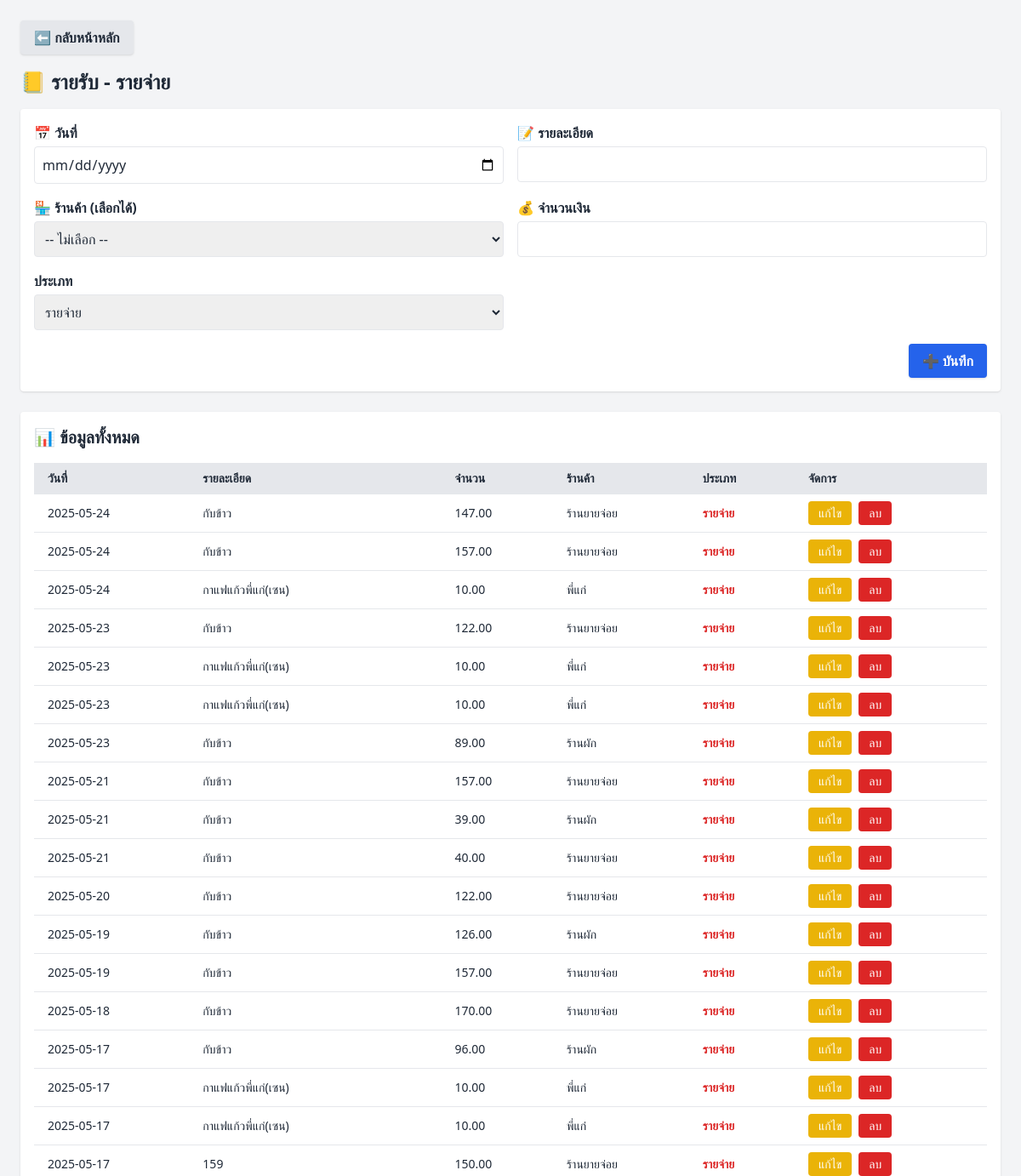
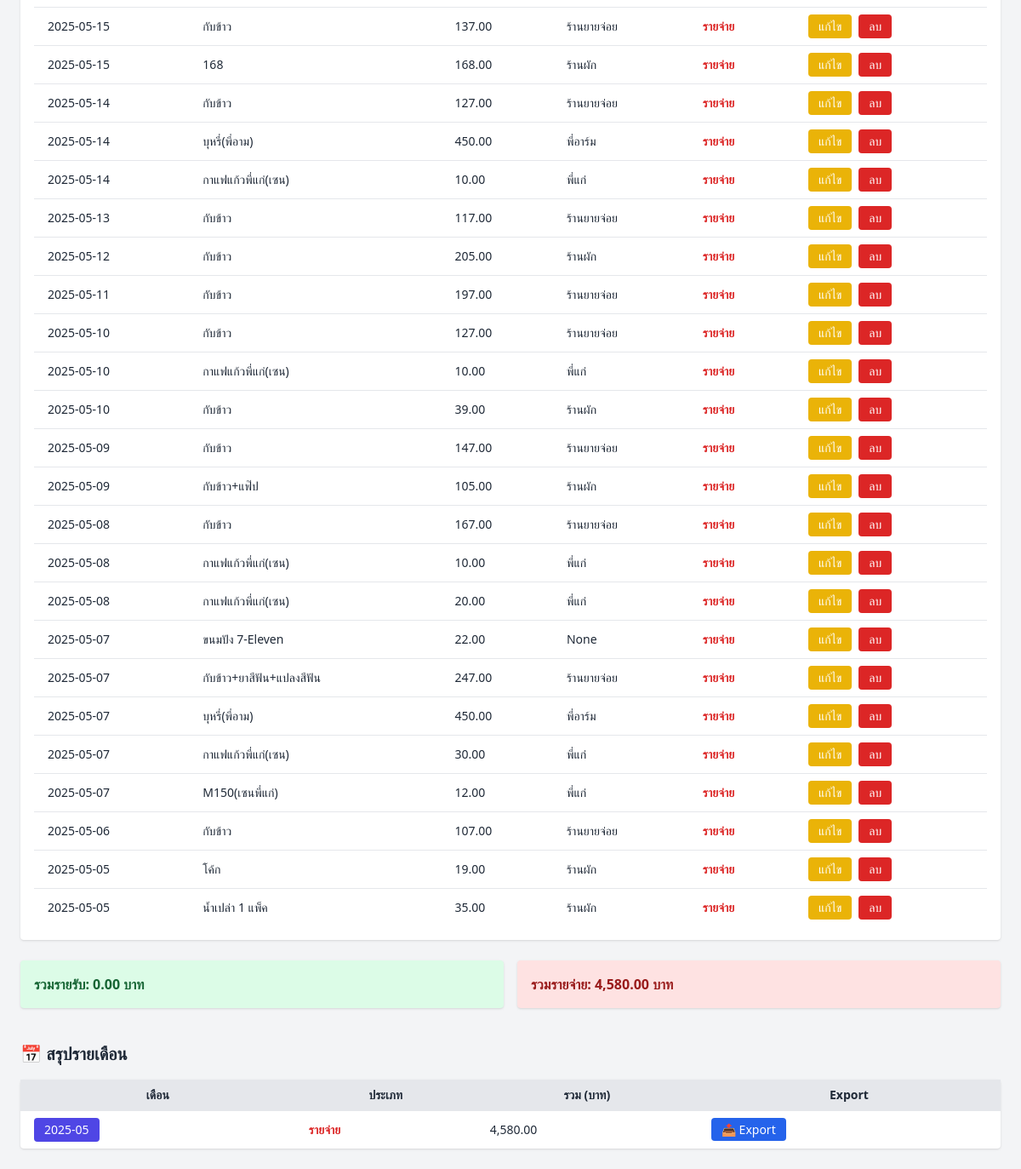
The page /income-expense on the database as committed earlier (2 pictures, top to bottom).
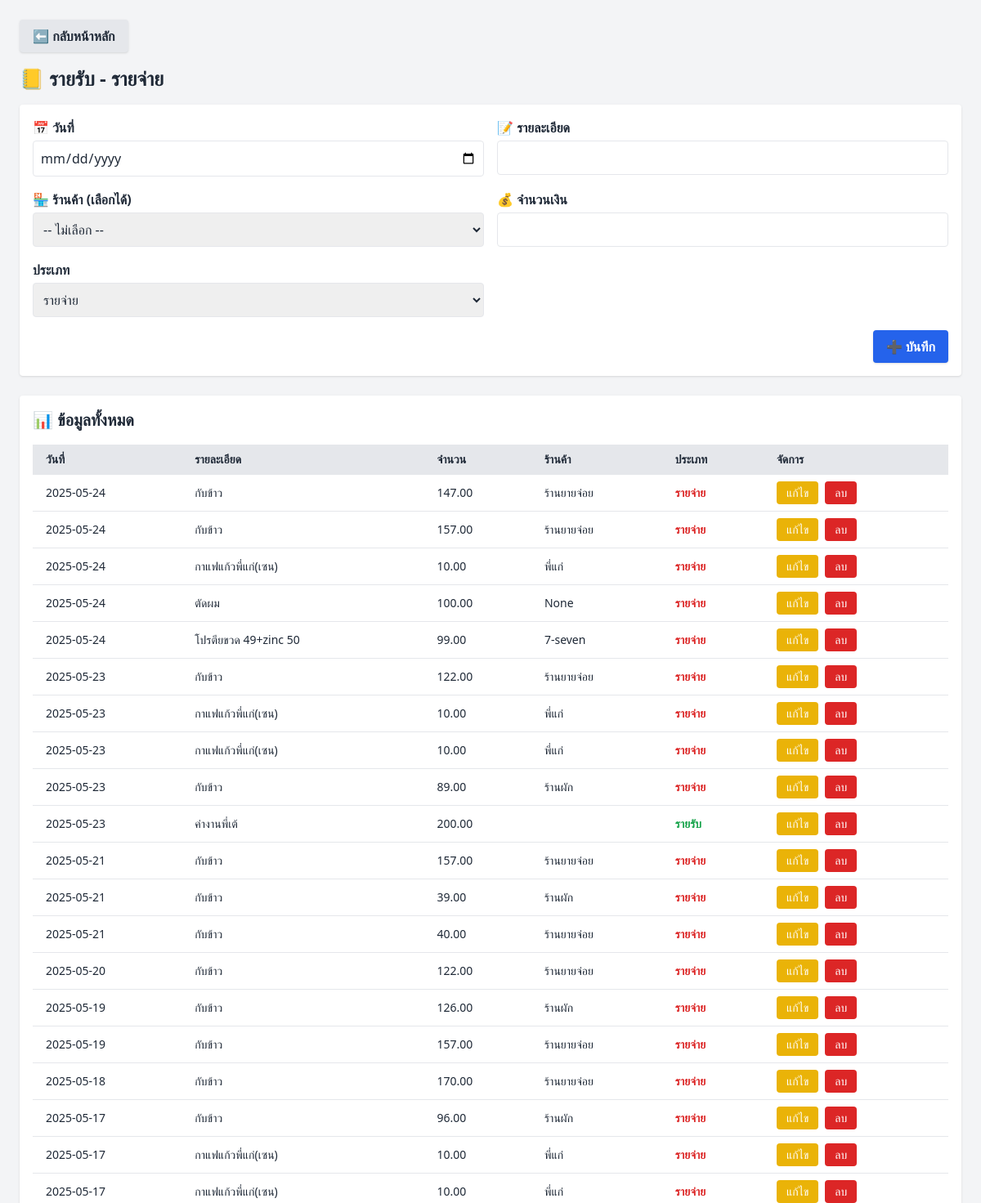
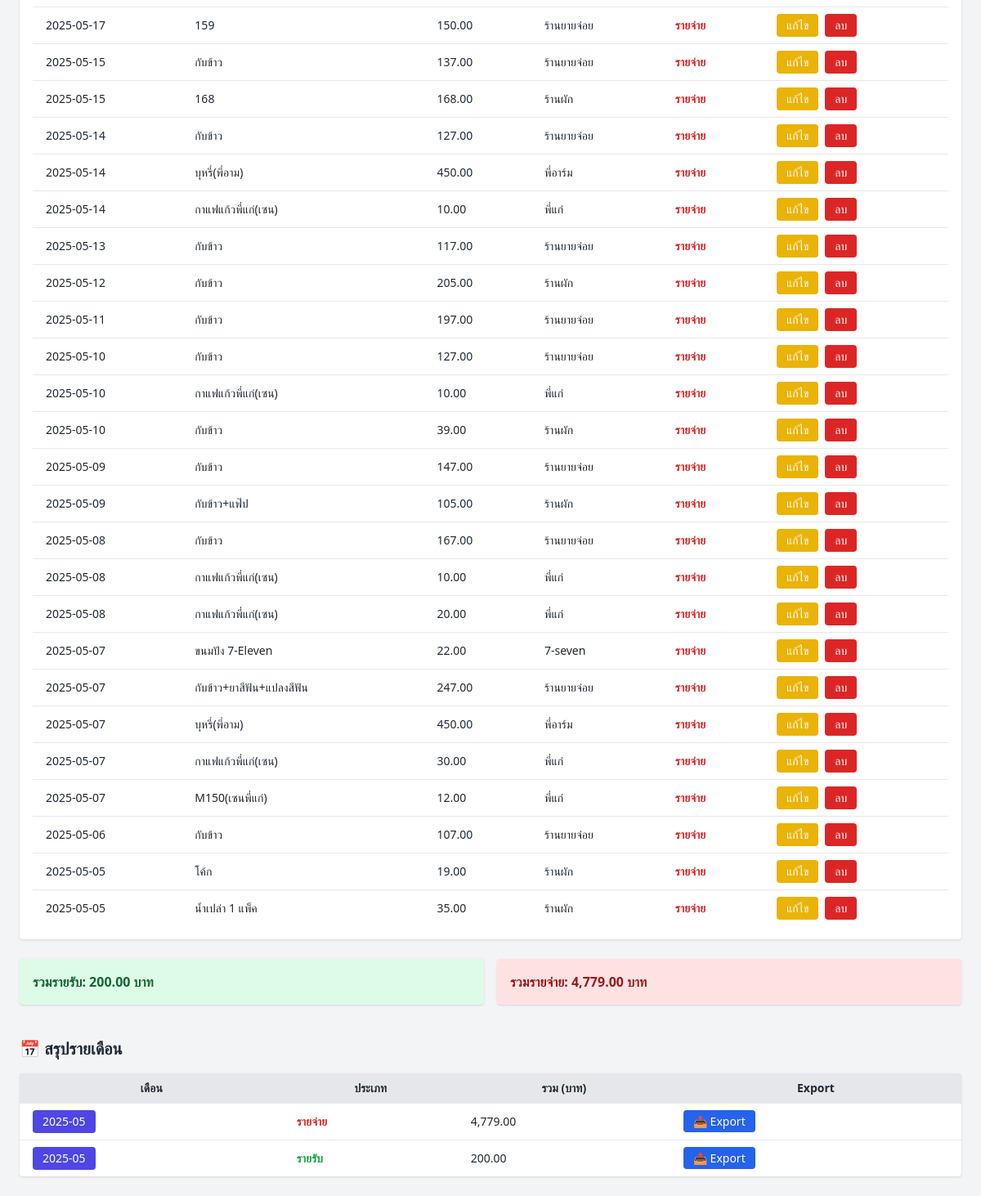
The same page on the database as committed later (2 pictures, top to bottom).
### tables this page shows
CREATE TABLE income_expense (
            id INTEGER PRIMARY KEY AUTOINCREMENT,
            date TEXT,
            description TEXT,
            amount REAL,
            category TEXT
        , vendor TEXT, created_at TEXT);

### app.py (the view, shortened to what this page needs)
@app.route('/income-expense', methods=['GET', 'POST'])
def income_expense():
    conn = get_db_connection()
    records = conn.execute('SELECT * FROM income_expense ORDER BY date DESC').fetchall()
    total_income = conn.execute('SELECT SUM(amount) FROM income_expense WHERE category="income"').fetchone()[0] or 0
    total_expense = conn.execute('SELECT SUM(amount) FROM income_expense WHERE category="expense"').fetchone()[0] or 0
    monthly_summary = conn.execute('''
                                   SELECT strftime('%Y-%m', date) AS month, category, SUM(amount) AS total
                                   FROM income_expense
                                   GROUP BY month, category
                                   ORDER BY month DESC
                                   ''').fetchall()
    conn.close()
    return render_template('income_expense.html', records=records,
                           total_income=total_income, total_expense=total_expense,
                           monthly_summary=monthly_summary)

### app.py (called while the page is built)
def get_db_connection():
    conn = sqlite3.connect(DB_FILE)
    conn.row_factory = sqlite3.Row
    return conn

### templates/income_expense.html (shortened to what this page needs)
<!DOCTYPE html>
<html lang="th">
<head>
  <script src="{{ url_for('static', filename='js/tailwind.min.js') }}"></script>
</head>
<body class="bg-gray-100 text-gray-800 p-6">
  <div class="mb-4">
    <a href="{{ url_for('index') }}"
       class="inline-block bg-gray-200 hover:bg-gray-300 text-gray-800 font-semibold px-4 py-2 rounded shadow">
     ⬅️ กลับหน้าหลัก
    </a>
  </div>
  <h1 class="text-2xl font-bold mb-4">📒 รายรับ - รายจ่าย</h1>
  <form method="POST" class="bg-white p-4 rounded shadow mb-6 grid grid-cols-1 md:grid-cols-2 gap-4">
    <div>
      <label class="block font-semibold mb-1">📅 วันที่</label>
      <input type="date" name="date" required class="w-full border rounded p-2">
    </div>
    <div>
      <label class="block font-semibold mb-1">📝 รายละเอียด</label>
      <input type="text" name="description" required class="w-full border rounded p-2">
    </div>
      <div>
  <label class="block font-semibold mb-1">🏪 ร้านค้า (เลือกได้)</label>
  <select name="vendor" class="w-full border rounded p-2">
    <option value="">-- ไม่เลือก --</option>
  </select>
</div>
    <div>
      <label class="block font-semibold mb-1">💰 จำนวนเงิน</label>
      <input type="number" step="0.01" name="amount" required class="w-full border rounded p-2">
    </div>
    <div>
      <label class="block font-semibold mb-1">ประเภท</label>
      <select name="category" required class="w-full border rounded p-2">
        <option value="expense">รายจ่าย</option>
      </select>
    </div>
    <div class="md:col-span-2 text-right">
      <button type="submit" class="bg-blue-600 hover:bg-blue-700 text-white font-semibold px-4 py-2 rounded shadow">
        ➕ บันทึก
      </button>
    </div>
  </form>
  <div class="bg-white p-4 rounded shadow">
    <h2 class="text-xl font-semibold mb-4">📊 ข้อมูลทั้งหมด</h2>
    <table class="w-full table-auto text-sm">
      <thead class="bg-gray-200 text-left">
        <tr>
          <th class="px-4 py-2">วันที่</th>
          <th class="px-4 py-2">รายละเอียด</th>
          <th class="px-4 py-2">จำนวน</th>
          <th class="px-4 py-2">ร้านค้า</th>
          <th class="px-4 py-2">ประเภท</th>
          <th class="px-4 py-2">จัดการ</th>
        </tr>
      </thead>
      <tbody>
        {% for r in records %}
        <tr class="border-t hover:bg-gray-50">
          <td class="px-4 py-2">{{ r['date'] }}</td>
          <td class="px-4 py-2">{{ r['description'] }}</td>
          <td class="px-4 py-2">{{ '{:,.2f}'.format(r['amount']) }}</td>
          <td class="px-4 py-2">{{ r['vendor'] }}</td>
          <td class="px-4 py-2">
            {% if r['category'] == 'income' %}
              <span class="text-green-600 font-semibold">รายรับ</span>
            {% else %}
              <span class="text-red-600 font-semibold">รายจ่าย</span>
            {% endif %}
          </td>
          <td class="px-4 py-2 flex gap-2">
            <form method="get" action="{{ url_for('edit_income_expense', id=r['id']) }}">
              <button class="px-3 py-1 bg-yellow-500 text-white rounded hover:bg-yellow-600">แก้ไข</button>
            </form>
            <form method="post" action="{{ url_for('delete_income_expense', id=r['id']) }}" onsubmit="return confirm('ยืนยันการลบรายการนี้?');">
              <button class="px-3 py-1 bg-red-600 text-white rounded hover:bg-red-700">ลบ</button>
            </form>
          </td>
        </tr>
        {% endfor %}
      </tbody>
    </table>
  </div>
  <div class="mt-6 grid grid-cols-1 md:grid-cols-2 gap-4">
    <div class="bg-green-100 p-4 rounded shadow text-green-800 font-bold">
      รวมรายรับ: {{ '{:,.2f}'.format(total_income) }} บาท
    </div>
    <div class="bg-red-100 p-4 rounded shadow text-red-800 font-bold">
      รวมรายจ่าย: {{ '{:,.2f}'.format(total_expense) }} บาท
    </div>
  </div>
  <h2 class="text-xl font-bold mt-10 mb-4">📅 สรุปรายเดือน</h2>
  <table class="w-full table-auto text-sm bg-white shadow rounded">
    <thead class="bg-gray-200">
      <tr>
        <th class="px-4 py-2">เดือน</th>
        <th class="px-4 py-2">ประเภท</th>
        <th class="px-4 py-2">รวม (บาท)</th>
        <th class="px-4 py-2">Export</th>
      </tr>
    </thead>
    <tbody>
      {% for row in monthly_summary %}
      <tr class="border-t hover:bg-gray-50">
        <td class="px-4 py-2">
  <form method="get" action="{{ url_for('income_expense_month_view', year_month=row['month']) }}">
    <button class="text-white bg-indigo-600 px-3 py-1 rounded hover:bg-indigo-700">
      {{ row['month'] }}
    </button>
  </form>
</td>
        <td class="px-4 py-2">
          {% if row['category'] == 'income' %}
            <span class="text-green-600 font-semibold">รายรับ</span>
          {% else %}
            <span class="text-red-600 font-semibold">รายจ่าย</span>
          {% endif %}
        </td>
        <td class="px-4 py-2">{{ '{:,.2f}'.format(row['total']) }}</td>
        <td class="px-4 py-2">
          <a href="{{ url_for('export_income_expense_month', category=row['category'], year_month=row['month']) }}"
             class="text-sm px-3 py-1 rounded bg-blue-600 text-white hover:bg-blue-700">
            📤 Export
          </a>
        </td>
      </tr>
      {% endfor %}
    </tbody>
  </table>
</body>
</html>

Rows that differ between the two databases and show on the page:
added income_expense: date "2025-05-24", description "ตัดผม", amount "100.00", vendor "None", category "รายจ่าย"
added income_expense: date "2025-05-24", description "โปรตียขวด 49+zinc 50", amount "99.00", vendor "7-seven", category "รายจ่าย"
added income_expense: date "2025-05-23", description "ค่างานพี่เต้", amount "200.00", category "รายรับ"
changed income_expense "ขนมปัง 7-Eleven": vendor "None" → "7-seven"
Other text that changed with them:
{{ '{:,.2f}'.format(total_income) }}: "0.00" → "200.00"
{{ '{:,.2f}'.format(total_expense) }}: "4,580.00" → "4,779.00"
new list line: "2025-05 รายจ่าย 4,779.00 📤 Export"
new list line: "2025-05 รายรับ 200.00 📤 Export"
list line gone: "2025-05 รายจ่าย 4,580.00 📤 Export"
